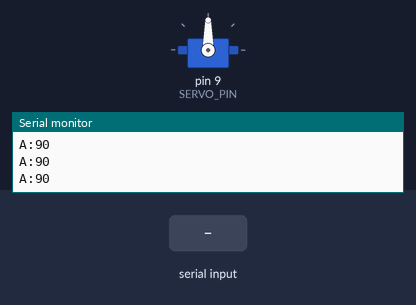
Bench run of a sketch on a simulated Arduino Uno, built with avr-gcc and run on an emulated ATmega328P. Parts: servo, the last lines printed to the serial monitor. Inputs (shaded band) come from the test bench.

Above: at 1.7 s.
1.8 s: "S:45\n" received over Serial
At 2.25 s:
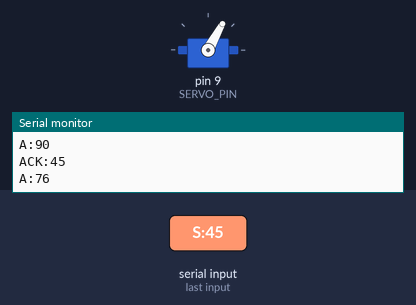
At 3.5 s:
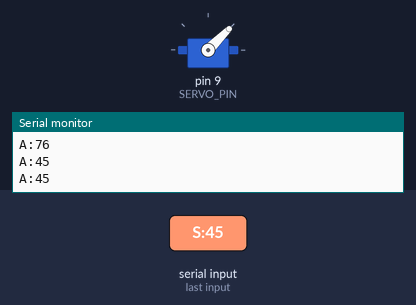
Timing chart, 0 to 5.0 s (numbered marks = the images above; inputs shaded):
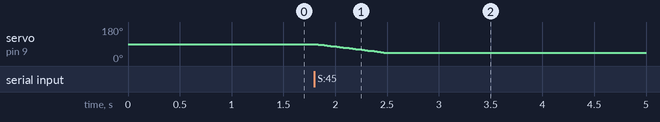

The sketch:

arduno.ino
```cpp
/*
 * Servo Digital Twin - Arduino Code
 *
 * This sketch allows an Arduino to communicate with the Python Digital Twin application.
 * It controls a physical servo motor and reports back the actual position.
 *
 * Communication Protocol:
 * - Receive: "S:angle\n" - Set servo to the specified angle (0-180)
 * - Send: "A:angle\n" - Report the current servo angle
 *
 * Circuit:
 * - Servo signal pin connected to Arduino pin 9
 * - Servo power connected to 5V and GND
 *
 * Optional: Add a potentiometer to analog pin A0 to manually control the servo
 */

#include <Servo.h>

#define SERVO_PIN 9         // Pin for servo control
#define POT_PIN A0          // Optional: Analog pin for potentiometer

// Communication settings
#define BAUD_RATE 9600      // Must match the Python application
#define COMMAND_TIMEOUT 20  // Milliseconds to wait for complete command
#define STATUS_INTERVAL 500 // Milliseconds between status updates

// Buffer for receiving commands
#define BUFFER_SIZE 20
char buffer[BUFFER_SIZE];
int bufferIndex = 0;

// Servo variables
Servo myServo;
int currentAngle = 90;      // Current angle (0-180)
int targetAngle = 90;       // Target angle for smooth movement
bool servoAttached = false; // Track servo attachment state

// Timing variables
unsigned long lastMoveTime = 0;    // Last servo movement time
unsigned long lastReportTime = 0;  // Last status report time
unsigned long lastCommandTime = 0;  // For command timeout

// Optional: Potentiometer variables
bool usePotentiometer = false;  // Set to true to enable potentiometer control
int lastPotValue = -1;          // Last read potentiometer value

void setup() {
  // Initialize serial communication
  Serial.begin(BAUD_RATE);
  while (!Serial && millis() < 3000) {
    // Wait for serial port to connect (max 3 seconds)
  }

  // Initialize the servo
  attachServo();

  // Move to initial position
  myServo.write(currentAngle);
  delay(500); // Give time for servo to reach position

  // Send initial status
  reportStatus();

  // Announce ready
  Serial.println("Ready");
}

void loop() {
  unsigned long currentTime = millis();

  // Read incoming serial data
  readSerialCommands();

  // Optional: Read potentiometer if enabled
  if (usePotentiometer) {
    readPotentiometer();
  }

  // Move servo toward target angle (smooth motion)
  updateServoPosition(currentTime);

  // Periodically report servo status
  if (currentTime - lastReportTime >= STATUS_INTERVAL) {
    reportStatus();
    lastReportTime = currentTime;
  }
}

// Process incoming serial data
void readSerialCommands() {
  while (Serial.available() > 0) {
    char inChar = (char)Serial.read();

    // Reset buffer on timeout
    unsigned long currentTime = millis();
    if (bufferIndex > 0 && currentTime - lastCommandTime > COMMAND_TIMEOUT) {
      bufferIndex = 0;
    }
    lastCommandTime = currentTime;

    // Process character
    if (inChar == '\n') {
      // Complete command received, process it
      buffer[bufferIndex] = '\0'; // Null-terminate
      processCommand(buffer);
      bufferIndex = 0; // Reset buffer
    } else if (bufferIndex < BUFFER_SIZE - 1) {
      // Add character to buffer
      buffer[bufferIndex++] = inChar;
    }
  }
}

// Process complete command
void processCommand(char* cmd) {
  // Check if command is to set servo angle (format: "S:angle")
  if (cmd[0] == 'S' && cmd[1] == ':') {
    int angle = atoi(&cmd[2]);

    // Validate angle
    if (angle >= 0 && angle <= 180) {
      // Set target angle
      targetAngle = angle;

      // Make sure servo is attached
      if (!servoAttached) {
        attachServo();
      }

      // Acknowledge command
      Serial.print("ACK:");
      Serial.println(angle);
    }
  }
}

// Update servo position (smooth movement)
void updateServoPosition(unsigned long currentTime) {
  // Move servo if target angle differs from current angle
  if (currentAngle != targetAngle && currentTime - lastMoveTime >= 15) {
    // Determine direction and step
    if (currentAngle < targetAngle) {
      currentAngle = min(currentAngle + 1, targetAngle);
    } else if (currentAngle > targetAngle) {
      currentAngle = max(currentAngle - 1, targetAngle);
    }

    // Update servo position
    if (servoAttached) {
      myServo.write(currentAngle);
    }

    lastMoveTime = currentTime;
  }
}

// Report current status to serial
void reportStatus() {
  Serial.print("A:");
  Serial.println(currentAngle);
}

// Optional: Read potentiometer value to control servo
void readPotentiometer() {
  if (!usePotentiometer) return;

  // Read analog value (0-1023) and map to servo range (0-180)
  int potValue = analogRead(POT_PIN);
  int mappedValue = map(potValue, 0, 1023, 0, 180);

  // Apply some debouncing to avoid jitter
  if (abs(mappedValue - lastPotValue) > 2) {
    targetAngle = mappedValue;
    lastPotValue = mappedValue;
  }
}

// Attach servo and handle potential failures
void attachServo() {
  // Try to attach the servo
  myServo.attach(SERVO_PIN);
  servoAttached = true;

  // Test if servo responds
  myServo.write(currentAngle);
}

// Detach servo to prevent jitter when idle (optional function)
void detachServo() {
  if (servoAttached) {
    myServo.detach();
    servoAttached = false;
  }
}
```

Measured:
- after the input at 1.8 s, servo on pin 9 (SERVO_PIN): moves from 90° to 45° over 0.66 s, starting at once
